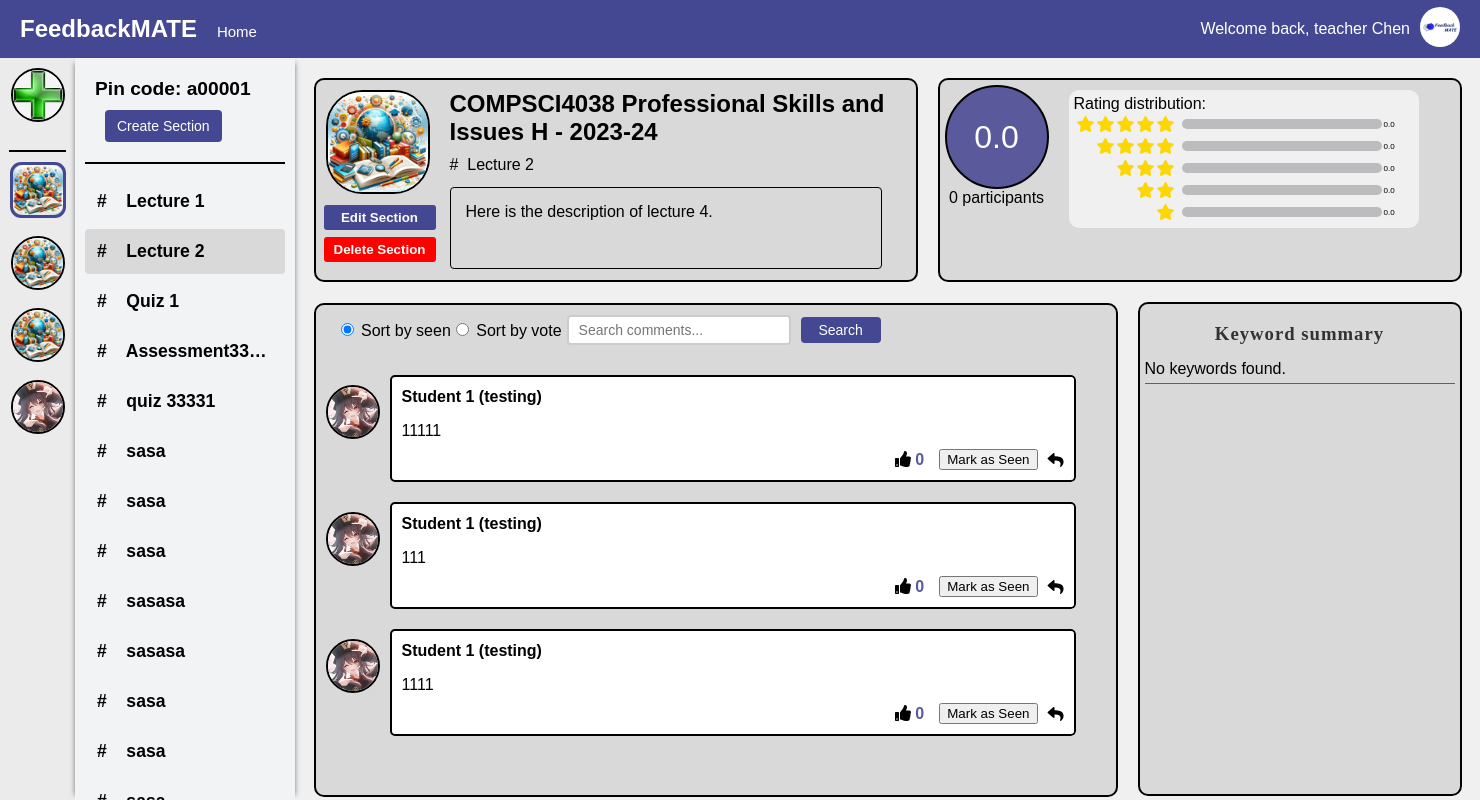
Page /teacher/channel/1/section/3/ (signed in) on the earlier database version.
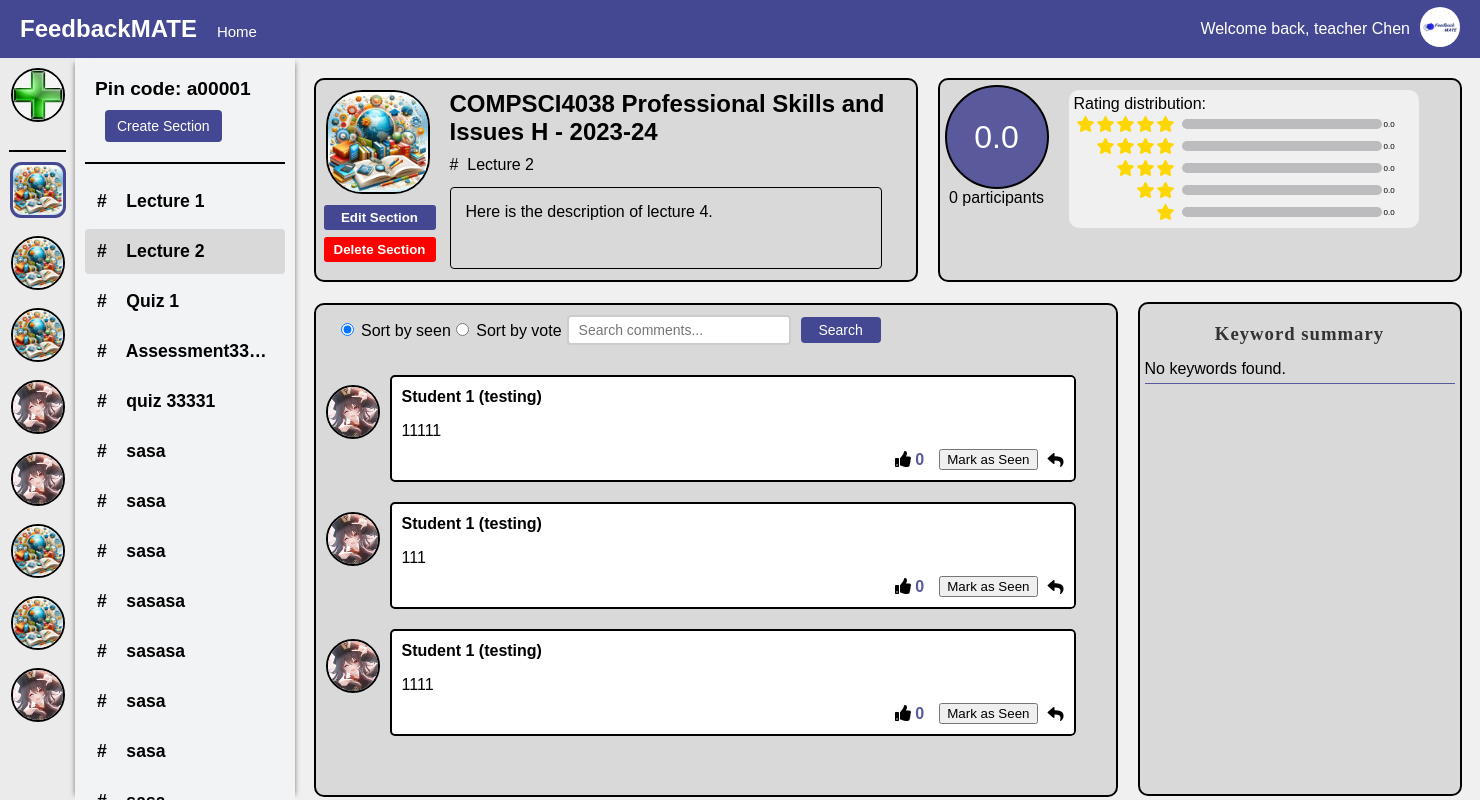
Same page on the later database version.
### main/models.py (models this page shows, shortened)
class Channel(models.Model):
    name = models.CharField(max_length=70)
    pin_code = models.CharField(max_length=6, unique=True, blank=True, null=True)
    user = models.ForeignKey(User, on_delete=models.CASCADE)
    description = models.TextField(max_length=500, blank=True)
    image = models.ImageField(upload_to=channel_image_path, default='img/channel_icon.jpg')
    students = models.ManyToManyField(User, related_name='joined_channels', blank=True)

class Section(models.Model):
    channel = models.ForeignKey(Channel, on_delete=models.CASCADE)
    title = models.CharField(max_length=50)
    description = models.TextField(max_length=500, blank=True)
    total_rating = models.FloatField(default=0.0, blank=True)
    ratings_count = models.PositiveIntegerField(default=0, blank=True)
    one_star_users = models.ManyToManyField(User, related_name='one_star_sections', blank=True)
    two_star_users = models.ManyToManyField(User, related_name='two_star_sections', blank=True)
    three_star_users = models.ManyToManyField(User, related_name='three_star_sections', blank=True)
    four_star_users = models.ManyToManyField(User, related_name='four_star_sections', blank=True)
    five_star_users = models.ManyToManyField(User, related_name='five_star_sections', blank=True)
    one_star_percentage = models.FloatField(verbose_name="Percentage", default=0.0)
    two_star_percentage = models.FloatField(verbose_name="Percentage", default=0.0)
    three_star_percentage = models.FloatField(verbose_name="Percentage", default=0.0)
    four_star_percentage = models.FloatField(verbose_name="Percentage", default=0.0)
    five_star_percentage = models.FloatField(verbose_name="Percentage", default=0.0)

class Comment(models.Model):
    user = models.ForeignKey(User, on_delete=models.CASCADE)  # 评论者
    section = models.ForeignKey(Section, on_delete=models.CASCADE)  # 评论所属的section
    text = models.TextField(max_length=500)  # 评论内容
    read = models.BooleanField(default=False)
    reply = models.TextField(blank=True, null=True)
    is_anonymous = models.BooleanField(default=False)
    liked_users = models.ManyToManyField(User, related_name='liked_comments', blank=True)
    likes = models.IntegerField(default=0)

class UserInfo(models.Model):
    user = models.OneToOneField(User, on_delete=models.CASCADE)
    profile_name = models.CharField(max_length=30)
    user_image = models.ImageField(upload_to=user_image_path, default='img/user.png')

### main/decorators.py (the view)
    def _wrapped_view(request, *args, **kwargs):
        if request.user.groups.filter(name='teacher').exists():
            return view_func(request, *args, **kwargs)
        else:
            return redirect('student')

### main/templates/section_detail.html (shortened to what the changed rows need)
{% extends 'channel_detail.html' %}
{% load static %}
{% block section %}
<div class="section-block">
{% for section in sections %}
    <div class="section-tooltip">
        <a href="{% url 'section' channel_id=section.channel.id section_id=section.id %}" class="section-item {% if current_section.id == section.id %}selected{% endif %}">
            #&nbsp;&nbsp;&nbsp; {{ section.title }}
        </a>
    </div>
{% endfor %}
</div>
{% endblock %}
{% block content %}
{{ block.super}}
<div class="top-section">
    <div class="description-box">
        <div class="description-left">
            <img src= "{{ current_channel.image.url }}" alt="Channel Image" class="channel-image">
            <div class="button-container">
                <button type="button" class="edit-info-btn" onclick="location.href='{% url 'edit-section' channel_id=current_channel.id section_id=current_section.id %}'">Edit Section</button>
                <button type="button" class="delete-section-btn" onclick="confirmDelete({{ current_section.id }})">Delete Section</button>
            </div>
        </div>
        <div class="channel-info">
            <h2 class="channel-name">{{ current_channel.name }}</h2>
            <p class="section-title"># &nbsp;{{ current_section.title }}</p>
            <p class="section-description">{{ current_section.description }}</p>
        </div>
    </div>
    <div class="rating-box">
        <div class="rating-overview">
            <div class="circle-rating">
                <span id="total-rating">{{ current_section.total_rating}}</span>
            </div>
            <div class="rating-participants">
                <span id="participants-count">{{ current_section.ratings_count}}</span> participants
            </div>
        </div>
        <div class="right-part">
            <div class="rating-statistics">
                <div class="rating-stat" data-star="5">
                    <div class="percentage-count">
                        <span id="star-5-count">{{ current_section.five_star_percentage }}</span>
                    </div>
                </div>
                <div class="rating-stat" data-star="4">
                    <div class="percentage-count">
                        <span id="star-4-count">{{ current_section.four_star_percentage }}</span>
                    </div>
                </div>
                <div class="rating-stat" data-star="3">
                    <div class="percentage-count">
                        <span id="star-3-count">{{ current_section.three_star_percentage }}</span>
                    </div>
                </div>
                <div class="rating-stat" data-star="2">
                    <div class="percentage-count">
                        <span id="star-2-count">{{ current_section.two_star_percentage }}</span>
                    </div>
                </div>
                <div class="rating-stat" data-star="1">
                    <div class="percentage-count">
                        <span id="star-1-count">{{ current_section.one_star_percentage }}</span>
                    </div>
                </div>
            </div>
        </div>
    </div>
    <div class="comment-section">
    {% for comment in comments %}
    <div class="comment">
        <img src="{% if comment.is_anonymous and comment.user != request.user %}/media/img/user.png{% else %}{{ comment.user.userinfo.user_image.url }}{% endif %}" alt="User Image" class="user-image">
        <div class="comment-main" {% if comment.read %}style="border-color: #444791;"{% endif %}>
            <p class="comment-username">
                {% if comment.is_anonymous %}
                    {% if comment.user == request.user %}
                        You (Anonymous)
                    {% else %}
                        Anonymous
                    {% endif %}
                {% else %}
                    {% if comment.user == request.user %}
                        You
                    {% else %}
                        {{ comment.user.userinfo.profile_name }}
                    {% endif %}
                {% endif %}
            </p>
            <p class="comment-text">{{ comment.text }}</p>
            <div class="comment-actions">
                <div class="likes">
                    <i class="fas fa-thumbs-up"></i>
                    <span class="like-count">{{ comment.likes }}</span>
                </div>
                {% if comment.read %}
                    <i class="fas fa-eye read-indicator"></i>
                {% else %}
                    <button class="mark-as-read-btn" data-comment-id="{{ comment.id }}">Mark as Seen</button>
                {% endif %}
                <i class="fas fa-reply reply-btn" data-comment-id="{{ comment.id }}"></i>
            </div>
        </div>
    </div>
    {% endfor %}
    </div>
</div>
{% endblock %}

### main/templates/channel_detail.html (shortened to what this page needs)
{% extends 'teacher.html' %}
{% load static %}
{% block home %}
<a href="{% url 'teacher' %}" class="home-link">Home</a>
{% endblock home %}
{% block channel %}
    {% for channel in channels %}
    <div class="channel-icon-container {% if channel.id == current_channel.id %}selected-channel{% endif %}" data-channel-id="{{ channel.id }}">
        <img src="{{ channel.image.url }}" alt="" class="channel-icon {% if channel.id == current_channel.id %}selected-channel-icon{% endif %}" onclick="location.href='{% url 'channel-detail' channel.id %}'">
    </div>
    {% endfor %}
{% endblock %}
{% block content %}
<div class="section-nav">
    <div class="pin-code-display">
        Pin code: {{ current_channel.pin_code }}
        <button onclick="location.href='{% url 'create-section' current_channel.id %}'" class="create-section-btn">Create Section</button>
    </div>
    {% block section %}{% endblock%}
</div>
{% endblock %}

Differences in the rows shown:
added Channel: image (picture)
added Channel: image (picture)
added Channel: image (picture)
added Channel: image (picture)
